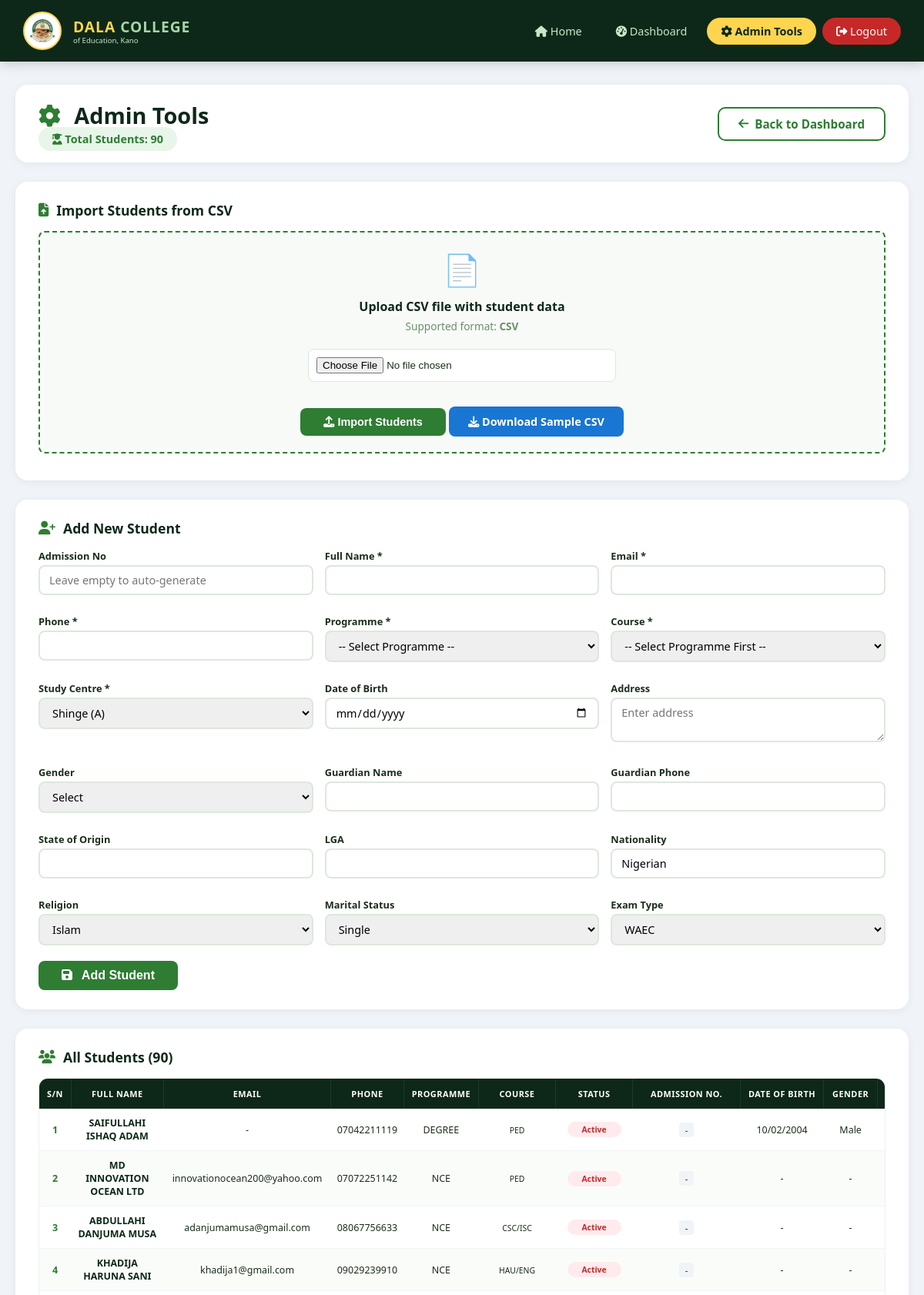
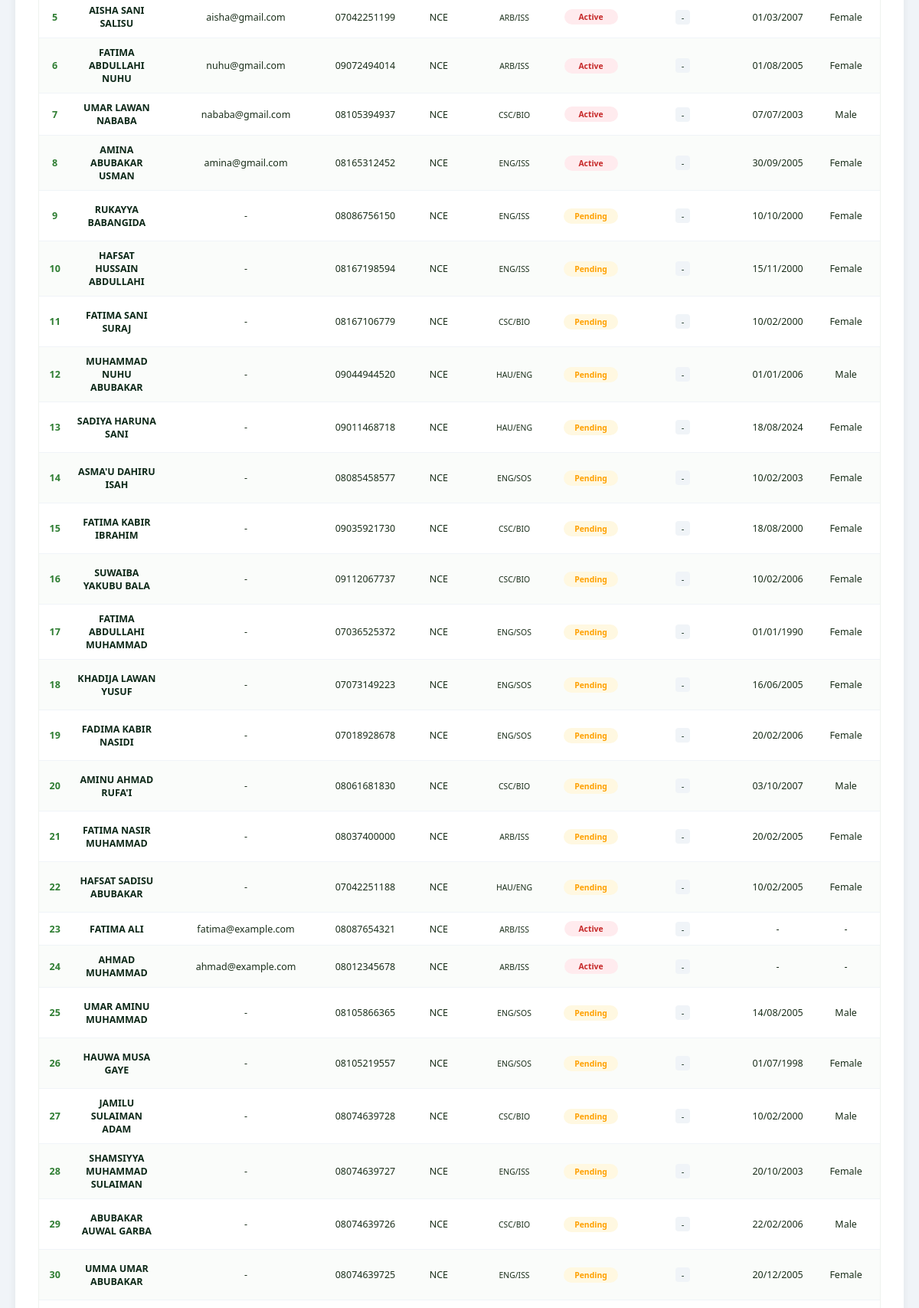
Page /admin_features.php (signed in, upper part) on the committed database (2 pictures, top to bottom).
### tables this page shows
CREATE TABLE `students` (
  `id` int(11) NOT NULL,
  `reg_no` varchar(50) NOT NULL,
  `student_id` varchar(50) DEFAULT NULL,
  `username` varchar(50) DEFAULT NULL,
  `password` varchar(255) NOT NULL,
  `fullname` varchar(100) NOT NULL,
  `email` varchar(100) DEFAULT NULL,
  `phone` varchar(20) DEFAULT NULL,
  `course` varchar(100) DEFAULT NULL,
  `programme` varchar(50) DEFAULT NULL,
  `level` varchar(20) DEFAULT 'NCE III',
  `department` varchar(100) DEFAULT NULL,
  `gender` enum('Male','Female','Other') DEFAULT NULL,
  `dob` date DEFAULT NULL,
  `address` text DEFAULT NULL,
  `guardian_name` varchar(200) DEFAULT NULL,
  `guardian_phone` varchar(20) DEFAULT NULL,
  `branch_code` varchar(20) DEFAULT NULL,
  `status` enum('active','inactive','graduated','pending') DEFAULT 'pending',
  `photo` varchar(255) DEFAULT NULL,
  `created_at` timestamp NOT NULL DEFAULT current_timestamp(),
  `updated_at` timestamp NOT NULL DEFAULT current_timestamp() ON UPDATE current_timestamp(),
  `combination` varchar(20) DEFAULT NULL,
  `marital_status` varchar(20) DEFAULT 'Single',
  `religion` varchar(50) DEFAULT 'Islam',
  `state_of_origin` varchar(50) DEFAULT 'Kano',
  `nationality` varchar(50) DEFAULT 'Nigerian',
  `place_of_birth` varchar(100) DEFAULT 'Kano',
  `lga` varchar(50) DEFAULT 'Dala',
  `permanent_address` text DEFAULT NULL,
  `exam_type` varchar(50) DEFAULT 'WAEC',
  `sponsorship_type` varchar(50) DEFAULT 'Parent/Guardian',
  `sponsor_name` varchar(100) DEFAULT NULL,
  `sponsor_address` text DEFAULT NULL,
  `subject1` varchar(100) DEFAULT NULL,
  `grade1` varchar(5) DEFAULT NULL,
  `month1` varchar(20) DEFAULT NULL,
  `year1` varchar(10) DEFAULT NULL,
  `centre1` varchar(50) DEFAULT NULL,
  `cand1` varchar(50) DEFAULT NULL,
  `subject2` varchar(100) DEFAULT NULL,
  `grade2` varchar(5) DEFAULT NULL,
  `month2` varchar(20) DEFAULT NULL,
  `year2` varchar(10) DEFAULT NULL,
  `centre2` varchar(50) DEFAULT NULL,
  `cand2` varchar(50) DEFAULT NULL,
  `subject3` varchar(100) DEFAULT NULL,
  `grade3` varchar(5) DEFAULT NULL,
  `month3` varchar(20) DEFAULT NULL,
  `year3` varchar(10) DEFAULT NULL,
  `centre3` varchar(50) DEFAULT NULL,
  `cand3` varchar(50) DEFAULT NULL,
  `subject4` varchar(100) DEFAULT NULL,
  `grade4` varchar(5) DEFAULT NULL,
  `month4` varchar(20) DEFAULT NULL,
  `year4` varchar(10) DEFAULT NULL,
  `centre4` varchar(50) DEFAULT NULL,
  `cand4` varchar(50) DEFAULT NULL,
  `subject5` varchar(100) DEFAULT NULL,
  `grade5` varchar(5) DEFAULT NULL,
  `month5` varchar(20) DEFAULT NULL,
  `year5` varchar(10) DEFAULT NULL,
  `centre5` varchar(50) DEFAULT NULL,
  `cand5` varchar(50) DEFAULT NULL,
  `guardian_address` text DEFAULT NULL
);

### admin_features.php (the view, shortened to what this page needs)
<?php
include 'connect.php';
$students_query = "SELECT * FROM students ORDER BY id DESC";
$students_result = mysqli_query($conn, $students_query);
$total_students = mysqli_num_rows($students_result);
mysqli_data_seek($students_result, 0);
?>
<!DOCTYPE html>
<html lang="en">
<head>
    <link rel="stylesheet" href="https://cdnjs.cloudflare.com/ajax/libs/font-awesome/6.4.0/css/all.min.css">
</head>
<body>
    <div class="topbar">
        <div class="logo-section">
            <img src="images/dala-logo.png" alt="Dala College Logo" onerror="this.style.display='none'">
            <div class="brand">
                <h1>DALA <span>COLLEGE</span></h1>
                <p>of Education, Kano</p>
            </div>
        </div>
        <nav>
            <a href="index.html"><i class="fas fa-home"></i> Home</a>
            <a href="dashboard.php"><i class="fas fa-tachometer-alt"></i> Dashboard</a>
            <a href="admin_features.php" class="active"><i class="fas fa-cog"></i> Admin Tools</a>
            <a href="logout.php" class="logout"><i class="fas fa-sign-out-alt"></i> Logout</a>
        </nav>
    </div>
    <div class="container">
        <div class="header-section">
            <div>
                <h1><i class="fas fa-cog"></i> Admin Tools</h1>
                <span class="count"><i class="fas fa-user-graduate"></i> Total Students: <?php echo $total_students; ?></span>
            </div>
            <div class="actions">
                <a href="dashboard.php" class="btn-back"><i class="fas fa-arrow-left"></i> Back to Dashboard</a>
            </div>
        </div>
        <div class="card" id="import">
            <h3><i class="fas fa-file-upload"></i> Import Students from CSV</h3>
            <div class="import-area">
                <div class="icon">📄</div>
                <p style="color:#0d2818; font-weight:600; margin-bottom:5px;">
                    Upload CSV file with student data
                </p>
                <p style="color:#6a8f6a; font-size:0.85rem; margin-bottom:10px;">
                    Supported format: <strong>CSV</strong>
                </p>
                <form method="POST" action="" enctype="multipart/form-data" id="importForm">
                    <input type="file" name="student_file" accept=".csv" required>
                    <br><br>
                    <button type="submit" name="import_students" class="btn-import"><i class="fas fa-upload"></i> Import Students</button>
                    <a href="admin_features.php?download_sample=1" class="btn-sample"><i class="fas fa-download"></i> Download Sample CSV</a>
                </form>
            </div>
        </div>
        <div class="card" id="add">
            <h3><i class="fas fa-user-plus"></i> Add New Student</h3>
            <form method="POST" action="" id="studentForm">
                <div class="form-grid">
                    <div class="form-group">
                        <label>Admission No</label>
                        <input type="text" name="admission_no" placeholder="Leave empty to auto-generate">
                    </div>
                    <div class="form-group">
                        <label>Full Name *</label>
                        <input type="text" name="fullname" required>
                    </div>
                    <div class="form-group">
                        <label>Email *</label>
                        <input type="email" name="email" required>
                    </div>
                    <div class="form-group">
                        <label>Phone *</label>
                        <input type="tel" name="phone" required>
                    </div>
                    <div class="form-group">
                        <label>Programme *</label>
                        <select name="programme" id="programme" required onchange="updateCourses()">
                            <option value="">-- Select Programme --</option>
                        </select>
                    </div>
                    <div class="form-group">
                        <label>Course *</label>
                        <select name="course" id="course" required>
                            <option value="">-- Select Programme First --</option>
                        </select>
                    </div>
                    <div class="form-group">
                        <label>Study Centre *</label>
                        <select name="study_centre" required>
                            <option value="Shinge">Shinge (A)</option>
                        </select>
                    </div>
                    <div class="form-group">
                        <label>Date of Birth</label>
                        <input type="date" name="dob">
                    </div>
                    <div class="form-group">
                        <label>Address</label>
                        <textarea name="address" rows="2" placeholder="Enter address"></textarea>
                    </div>
                    <div class="form-group">
                        <label>Gender</label>
                        <select name="gender">
                            <option value="">Select</option>
                        </select>
                    </div>
                    <div class="form-group">
                        <label>Guardian Name</label>
                        <input type="text" name="guardian_name">
                    </div>
                    <div class="form-group">
                        <label>Guardian Phone</label>
                        <input type="tel" name="guardian_phone">
                    </div>
                    <div class="form-group">
                        <label>State of Origin</label>
                        <input type="text" name="state_of_origin">
                    </div>
                    <div class="form-group">
                        <label>LGA</label>
                        <input type="text" name="lga">
                    </div>
                    <div class="form-group">
                        <label>Nationality</label>
                        <input type="text" name="nationality" value="Nigerian">
                    </div>
                    <div class="form-group">
                        <label>Religion</label>
                        <select name="religion">
                            <option value="Islam">Islam</option>
                        </select>
                    </div>
                    <div class="form-group">
                        <label>Marital Status</label>
                        <select name="marital_status">
                            <option value="Single">Single</option>
                        </select>
                    </div>
                    <div class="form-group">
                        <label>Exam Type</label>
                        <select name="exam_type">
                            <option value="WAEC">WAEC</option>
                        </select>
                    </div>
                </div>
                <button type="submit" class="btn-submit"><i class="fas fa-save"></i> Add Student</button>
            </form>
        </div>
        <div class="card">
            <h3><i class="fas fa-users"></i> All Students (<?php echo $total_students; ?>)</h3>
            <div class="table-wrapper">
                <table>
                    <thead>
                        <tr>
                            <th style="width:50px; text-align:center !important;">S/N</th>
                            <th style="min-width:120px; text-align:center !important;">Full Name</th>
                            <th style="min-width:100px; text-align:center !important;">Email</th>
                            <th style="min-width:90px; text-align:center !important;">Phone</th>
                            <th style="min-width:80px; text-align:center !important;">Programme</th>
                            <th style="min-width:100px; text-align:center !important;">Course</th>
                            <th style="min-width:100px; text-align:center !important;">Status</th>
                            <th style="min-width:140px; text-align:center !important;">Admission No.</th>
                            <th style="min-width:90px; text-align:center !important;">Date of Birth</th>
                            <th style="min-width:70px; text-align:center !important;">Gender</th>
                            <th style="min-width:100px; text-align:center !important;">Guardian Name</th>
                        </tr>
                    </thead>
                    <tbody>
                        <?php
                        $i = 1;
                        if (mysqli_num_rows($students_result) > 0) {
                            while ($row = mysqli_fetch_assoc($students_result)):
                                $status_class = $row['status'] == 'approved' ? 'approved' : ($row['status'] == 'pending' ? 'pending' : 'rejected');
                        ?>
                        <tr>
                            <td style="text-align:center !important;"><span class="sn"><?php echo $i++; ?></span></td>
                            <td style="text-align:center !important;"><span class="student-name"><?php echo htmlspecialchars($row['fullname'] ?? '-'); ?></span></td>
                            <td style="text-align:center !important;"><?php echo htmlspecialchars($row['email'] ?? '-'); ?></td>
                            <td style="text-align:center !important;"><?php echo htmlspecialchars($row['phone'] ?? '-'); ?></td>
                            <td style="text-align:center !important;"><?php echo htmlspecialchars($row['programme'] ?? '-'); ?></td>
                            <td style="text-align:center !important;"><small><?php echo htmlspecialchars($row['course'] ?? '-'); ?></small></td>
                            <td style="text-align:center !important;"><span class="status-badge <?php echo $status_class; ?>"><?php echo ucfirst($row['status'] ?? 'pending'); ?></span></td>
                            <td style="text-align:center !important;"><span class="admission-no"><?php echo htmlspecialchars($row['admission_no'] ?? '-'); ?></span></td>
                            <td style="text-align:center !important;"><?php echo !empty($row['dob']) ? date('d/m/Y', strtotime($row['dob'])) : '-'; ?></td>
                            <td style="text-align:center !important;"><?php echo htmlspecialchars($row['gender'] ?? '-'); ?></td>
                            <td style="text-align:center !important;"><?php echo htmlspecialchars($row['guardian_name'] ?? '-'); ?></td>
                        </tr>
                        <?php
                            endwhile;
                        } else {
                            echo '<tr><td colspan="16" style="text-align:center; padding:20px; color:#999;">No students found.</td></tr>';
                        }
                        ?>
                    </tbody>
                </table>
            </div>
        </div>
    </div>
</body>
</html>

### rows in the picture
students: fullname "SAIFULLAHI ISHAQ ADAM", email "-", phone "07042211119", programme "DEGREE", course "PED", status "Active", admission_no "-", dob "10/02/2004", gender "Male"
students: fullname "MD INNOVATION OCEAN LTD", email "innovationocean200@yahoo.com", phone "07072251142", programme "NCE", course "PED", status "Active", admission_no "-", gender "-"
students: fullname "ABDULLAHI DANJUMA MUSA", email "adanjumamusa@gmail.com", phone "08067756633", programme "NCE", course "CSC/ISC", status "Active", admission_no "-", gender "-"
students: fullname "KHADIJA HARUNA SANI", email "khadija1@gmail.com", phone "09029239910", programme "NCE", course "HAU/ENG", status "Active", admission_no "-", gender "-"
students: fullname "AISHA SANI SALISU", email "aisha@gmail.com", phone "07042251199", programme "NCE", course "ARB/ISS", status "Active", admission_no "-", dob "01/03/2007", gender "Female"
students: fullname "FATIMA ABDULLAHI NUHU", email "nuhu@gmail.com", phone "09072494014", programme "NCE", course "ARB/ISS", status "Active", admission_no "-", dob "01/08/2005", gender "Female"
students: fullname "UMAR LAWAN NABABA", email "nababa@gmail.com", phone "08105394937", programme "NCE", course "CSC/BIO", status "Active", admission_no "-", dob "07/07/2003", gender "Male"
students: fullname "AMINA ABUBAKAR USMAN", email "amina@gmail.com", phone "08165312452", programme "NCE", course "ENG/ISS", status "Active", admission_no "-", dob "30/09/2005", gender "Female"
students: fullname "RUKAYYA BABANGIDA", email "-", phone "08086756150", programme "NCE", course "ENG/ISS", status "Pending", admission_no "-", dob "10/10/2000", gender "Female"
students: fullname "HAFSAT HUSSAIN ABDULLAHI", email "-", phone "08167198594", programme "NCE", course "ENG/ISS", status "Pending", admission_no "-", dob "15/11/2000", gender "Female"
students: fullname "FATIMA SANI SURAJ", email "-", phone "08167106779", programme "NCE", course "CSC/BIO", status "Pending", admission_no "-", dob "10/02/2000", gender "Female"
students: fullname "MUHAMMAD NUHU ABUBAKAR", email "-", phone "09044944520", programme "NCE", course "HAU/ENG", status "Pending", admission_no "-", dob "01/01/2006", gender "Male"
students: fullname "SADIYA HARUNA SANI", email "-", phone "09011468718", programme "NCE", course "HAU/ENG", status "Pending", admission_no "-", dob "18/08/2024", gender "Female"
students: fullname "ASMA'U DAHIRU ISAH", email "-", phone "08085458577", programme "NCE", course "ENG/SOS", status "Pending", admission_no "-", dob "10/02/2003", gender "Female"
students: fullname "FATIMA KABIR IBRAHIM", email "-", phone "09035921730", programme "NCE", course "CSC/BIO", status "Pending", admission_no "-", dob "18/08/2000", gender "Female"
students: fullname "SUWAIBA YAKUBU BALA", email "-", phone "09112067737", programme "NCE", course "CSC/BIO", status "Pending", admission_no "-", dob "10/02/2006", gender "Female"
students: fullname "FATIMA ABDULLAHI MUHAMMAD", email "-", phone "07036525372", programme "NCE", course "ENG/SOS", status "Pending", admission_no "-", dob "01/01/1990", gender "Female"
students: fullname "KHADIJA LAWAN YUSUF", email "-", phone "07073149223", programme "NCE", course "ENG/SOS", status "Pending", admission_no "-", dob "16/06/2005", gender "Female"
students: fullname "FADIMA KABIR NASIDI", email "-", phone "07018928678", programme "NCE", course "ENG/SOS", status "Pending", admission_no "-", dob "20/02/2006", gender "Female"
students: fullname "AMINU AHMAD RUFA'I", email "-", phone "08061681830", programme "NCE", course "CSC/BIO", status "Pending", admission_no "-", dob "03/10/2007", gender "Male"
students: fullname "FATIMA NASIR MUHAMMAD", email "-", phone "08037400000", programme "NCE", course "ARB/ISS", status "Pending", admission_no "-", dob "20/02/2005", gender "Female"
students: fullname "HAFSAT SADISU ABUBAKAR", email "-", phone "07042251188", programme "NCE", course "HAU/ENG", status "Pending", admission_no "-", dob "10/02/2005", gender "Female"
students: fullname "FATIMA ALI", email "fatima@example.com", phone "08087654321", programme "NCE", course "ARB/ISS", status "Active", admission_no "-", gender "-"
students: fullname "AHMAD MUHAMMAD", email "ahmad@example.com", phone "08012345678", programme "NCE", course "ARB/ISS", status "Active", admission_no "-", gender "-"
students: fullname "UMAR AMINU MUHAMMAD", email "-", phone "08105866365", programme "NCE", course "ENG/SOS", status "Pending", admission_no "-", dob "14/08/2005", gender "Male"
students: fullname "HAUWA MUSA GAYE", email "-", phone "08105219557", programme "NCE", course "ENG/SOS", status "Pending", admission_no "-", dob "01/07/1998", gender "Female"
students: fullname "JAMILU SULAIMAN ADAM", email "-", phone "08074639728", programme "NCE", course "CSC/BIO", status "Pending", admission_no "-", dob "10/02/2000", gender "Male"
students: fullname "SHAMSIYYA MUHAMMAD SULAIMAN", email "-", phone "08074639727", programme "NCE", course "ENG/ISS", status "Pending", admission_no "-", dob "20/10/2003", gender "Female"
students: fullname "ABUBAKAR AUWAL GARBA", email "-", phone "08074639726", programme "NCE", course "CSC/BIO", status "Pending", admission_no "-", dob "22/02/2006", gender "Male"
students: fullname "UMMA UMAR ABUBAKAR", email "-", phone "08074639725", programme "NCE", course "ENG/ISS", status "Pending", admission_no "-", dob "20/12/2005", gender "Female"

### other values in the picture
$total_students "90"
